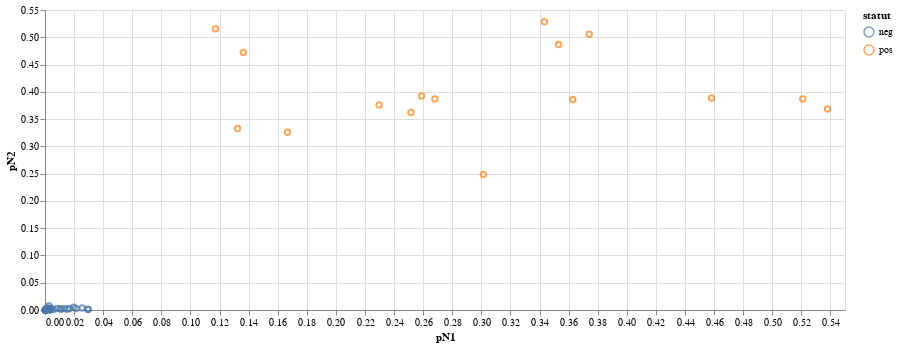

The notebook cell saved with this chart:
### Code cell
alt.Chart(all_df[all_df.pool.str.contains(r"190")]).mark_point().encode(
    x="pN1",
    y="pN2",
    color="statut",
    tooltip="comment").properties(width=800, height=300)

### Figure 1 — Vega-Lite specification as saved in the notebook (floating-point values rounded to 4 significant figures)
{"config": {"view": {"continuousWidth": 400, "continuousHeight": 300}}, "data": {"name": "data-efed47118bf0d67ded3a0b1ae2d8f3b2"}, "mark": "point", "encoding": {"color": {"type": "nominal", "field": "statut"}, "tooltip": {"type": "nominal", "field": "comment"}, "x": {"type": "quantitative", "field": "pN1"}, "y": {"type": "quantitative", "field": "pN2"}}, "height": 300, "width": 800, "$schema": "https://vega.github.io/schema/vega-lite/v4.8.1.json", "datasets": {"data-efed47118bf0d67ded3a0b1ae2d8f3b2": [{"Unnamed: 0": 192, "well": "A1", "filename": "A1.fastq", "TOTAL": 476696, "FORWARD_PRIMER_N1": 240573, "FORWARD_PRIMER_N2": 190362, "FORWARD_PRIMER_HUMAN": 12218, "N1": 248348, "N2": 184439, "HUMAIN": 11349, "SPIKE_N1": 3, "SPIKE_N2": 0, "SPIKE_HUMAN": 0, "pN1": 0.521, "pN2": 0.3869, "pH": 0.02381, "pSN1": 6.293e-06, "pSN2": 0.0, "pSH": 0.0, "pool": "190-701.demux.txt", "barcode": "CCCGTAGTTATTTAT", "statut": "pos", "comment": "9dil10"}, {"Unnamed: 0": 193, "well": "B1", "filename": "B1.fastq", "TOTAL": 103985, "FORWARD_PRIMER_N1": 36701, "FORWARD_PRIMER_N2": 41578, "FORWARD_PRIMER_HUMAN": 19272, "N1": 37736, "N2": 40113, "HUMAIN": 17864, "SPIKE_N1": 0, "SPIKE_N2": 3, "SPIKE_HUMAN": 0, "pN1": 0.3629, "pN2": 0.3858, "pH": 0.1718, "pSN1": 0.0, "pSN2": 2.885e-05, "pSH": 0.0, "pool": "190-701.demux.txt", "barcode": "TCGACCACTACTAAT", "statut": "pos", "comment": "9dil100"}, {"Unnamed: 0": 194, "well": "C1", "filename": "C1.fastq", "TOTAL": 23456, "FORWARD_PRIMER_N1": 2701, "FORWARD_PRIMER_N2": 12442, "FORWARD_PRIMER_HUMAN": 7113, "N1": 2750, "N2": 12095, "HUMAIN": 6634, "SPIKE_N1": 1, "SPIKE_N2": 1, "SPIKE_HUMAN": 4, "pN1": 0.1172, "pN2": 0.5156, "pH": 0.2828, "pSN1": 4.263e-05, "pSN2": 4.263e-05, "pSH": 0.0001705, "pool": "190-701.demux.txt", "barcode": "TAGTTTATCTTAAAT", "statut": "pos", "comment": "9dil1000"}, {"Unnamed: 0": 195, "well": "D1", "filename": "D1.fastq", "TOTAL": 25402, "FORWARD_PRIMER_N1": 5657, "FORWARD_PRIMER_N2": 9891, "FORWARD_PRIMER_HUMAN": 8402, "N1": 5835, "N2": 9545, "HUMAIN": 7865, "SPIKE_N1": 0, "SPIKE_N2": 2, "SPIKE_HUMAN": 5, "pN1": 0.2297, "pN2": 0.3758, "pH": 0.3096, "pSN1": 0.0, "pSN2": 7.873e-05, "pSH": 0.0001968, "pool": "190-701.demux.txt", "barcode": "GTTAGTATGATCTAT", "statut": "pos", "comment": "9dil1000"}, {"Unnamed: 0": 196, "well": "E1", "filename": "E1.fastq", "TOTAL": 164914, "FORWARD_PRIMER_N1": 59996, "FORWARD_PRIMER_N2": 86250, "FORWARD_PRIMER_HUMAN": 8484, "N1": 61713, "N2": 83386, "HUMAIN": 7887, "SPIKE_N1": 0, "SPIKE_N2": 0, "SPIKE_HUMAN": 0, "pN1": 0.3742, "pN2": 0.5056, "pH": 0.04782, "pSN1": 0.0, "pSN2": 0.0, "pSH": 0.0, "pool": "190-701.demux.txt", "barcode": "TTTAGATGTACTATT", "statut": "pos", "comment": "10dil10"}, {"Unnamed: 0": 197, "well": "F1", "filename": "F1.fastq", "TOTAL": 56615, "FORWARD_PRIMER_N1": 14803, "FORWARD_PRIMER_N2": 23233, "FORWARD_PRIMER_HUMAN": 15337, "N1": 15178, "N2": 21897, "HUMAIN": 14347, "SPIKE_N1": 3, "SPIKE_N2": 2, "SPIKE_HUMAN": 0, "pN1": 0.2681, "pN2": 0.3868, "pH": 0.2534, "pSN1": 5.299e-05, "pSN2": 3.533e-05, "pSH": 0.0, "pool": "190-701.demux.txt", "barcode": "CTATCACATGTACTA", "statut": "pos", "comment": "10dil100"}, {"Unnamed: 0": 198, "well": "G1", "filename": "G1.fastq", "TOTAL": 6637, "FORWARD_PRIMER_N1": 1630, "FORWARD_PRIMER_N2": 2677, "FORWARD_PRIMER_HUMAN": 1926, "N1": 1670, "N2": 2404, "HUMAIN": 1822, "SPIKE_N1": 0, "SPIKE_N2": 0, "SPIKE_HUMAN": 0, "pN1": 0.2516, "pN2": 0.3622, "pH": 0.2745, "pSN1": 0.0, "pSN2": 0.0, "pSH": 0.0, "pool": "190-701.demux.txt", "barcode": "TATTTACCCTAATAT", "statut": "pos", "comment": "10dil1000"}, {"Unnamed: 0": 199, "well": "H1", "filename": "H1.fastq", "TOTAL": 8069, "FORWARD_PRIMER_N1": 1334, "FORWARD_PRIMER_N2": 5112, "FORWARD_PRIMER_HUMAN": 1221, "N1": 1345, "N2": 2631, "HUMAIN": 1139, "SPIKE_N1": 0, "SPIKE_N2": 0, "SPIKE_HUMAN": 0, "pN1": 0.1667, "pN2": 0.3261, "pH": 0.1412, "pSN1": 0.0, "pSN2": 0.0, "pSH": 0.0, "pool": "190-701.demux.txt", "barcode": "ACTAGATATAAATAT", "statut": "pos", "comment": "10dil1000"}, {"Unnamed: 0": 200, "well": "A2", "filename": "A2.fastq", "TOTAL": 569336, "FORWARD_PRIMER_N1": 304441, "FORWARD_PRIMER_N2": 220479, "FORWARD_PRIMER_HUMAN": 3128, "N1": 306270, "N2": 209846, "HUMAIN": 2853, "SPIKE_N1": 0, "SPIKE_N2": 0, "SPIKE_HUMAN": 0, "pN1": 0.5379, "pN2": 0.3686, "pH": 0.005011, "pSN1": 0.0, "pSN2": 0.0, "pSH": 0.0, "pool": "190-702.demux.txt", "barcode": "TAACAATTATCCTAT", "statut": "pos", "comment": "9dil10"}, {"Unnamed: 0": 201, "well": "B2", "filename": "B2.fastq", "TOTAL": 52661, "FORWARD_PRIMER_N1": 23890, "FORWARD_PRIMER_N2": 21741, "FORWARD_PRIMER_HUMAN": 3352, "N1": 24130, "N2": 20466, "HUMAIN": 3079, "SPIKE_N1": 0, "SPIKE_N2": 0, "SPIKE_HUMAN": 0, "pN1": 0.4582, "pN2": 0.3886, "pH": 0.05847, "pSN1": 0.0, "pSN2": 0.0, "pSH": 0.0, "pool": "190-702.demux.txt", "barcode": "ACTAACTACCTTTAT", "statut": "pos", "comment": "9dil100"}, {"Unnamed: 0": 202, "well": "C2", "filename": "C2.fastq", "TOTAL": 11030, "FORWARD_PRIMER_N1": 1523, "FORWARD_PRIMER_N2": 5578, "FORWARD_PRIMER_HUMAN": 3292, "N1": 1504, "N2": 5205, "HUMAIN": 2979, "SPIKE_N1": 0, "SPIKE_N2": 0, "SPIKE_HUMAN": 0, "pN1": 0.1364, "pN2": 0.4719, "pH": 0.2701, "pSN1": 0.0, "pSN2": 0.0, "pSH": 0.0, "pool": "190-702.demux.txt", "barcode": "GTGTTAAACTACTAT", "statut": "pos", "comment": "9dil1000"}, {"Unnamed: 0": 203, "well": "D2", "filename": "D2.fastq", "TOTAL": 12333, "FORWARD_PRIMER_N1": 3188, "FORWARD_PRIMER_N2": 5151, "FORWARD_PRIMER_HUMAN": 3230, "N1": 3194, "N2": 4837, "HUMAIN": 2923, "SPIKE_N1": 0, "SPIKE_N2": 0, "SPIKE_HUMAN": 0, "pN1": 0.259, "pN2": 0.3922, "pH": 0.237, "pSN1": 0.0, "pSN2": 0.0, "pSH": 0.0, "pool": "190-702.demux.txt", "barcode": "TAACTATGAGTATAT", "statut": "pos", "comment": "9dil1000"}, {"Unnamed: 0": 204, "well": "E2", "filename": "E2.fastq", "TOTAL": 120674, "FORWARD_PRIMER_N1": 41027, "FORWARD_PRIMER_N2": 67043, "FORWARD_PRIMER_HUMAN": 4870, "N1": 41434, "N2": 63772, "HUMAIN": 4454, "SPIKE_N1": 0, "SPIKE_N2": 0, "SPIKE_HUMAN": 0, "pN1": 0.3434, "pN2": 0.5285, "pH": 0.03691, "pSN1": 0.0, "pSN2": 0.0, "pSH": 0.0, "pool": "190-702.demux.txt", "barcode": "TAAAGATCCCTATAT", "statut": "pos", "comment": "10dil10"}, {"Unnamed: 0": 205, "well": "F2", "filename": "F2.fastq", "TOTAL": 12681, "FORWARD_PRIMER_N1": 4440, "FORWARD_PRIMER_N2": 6495, "FORWARD_PRIMER_HUMAN": 958, "N1": 4478, "N2": 6173, "HUMAIN": 866, "SPIKE_N1": 0, "SPIKE_N2": 0, "SPIKE_HUMAN": 0, "pN1": 0.3531, "pN2": 0.4868, "pH": 0.06829, "pSN1": 0.0, "pSN2": 0.0, "pSH": 0.0, "pool": "190-702.demux.txt", "barcode": "TAATTTAGATAATAT", "statut": "pos", "comment": "10dil100"}, {"Unnamed: 0": 206, "well": "G2", "filename": "G2.fastq", "TOTAL": 9879, "FORWARD_PRIMER_N1": 1381, "FORWARD_PRIMER_N2": 5107, "FORWARD_PRIMER_HUMAN": 2883, "N1": 1308, "N2": 3289, "HUMAIN": 2610, "SPIKE_N1": 0, "SPIKE_N2": 0, "SPIKE_HUMAN": 0, "pN1": 0.1324, "pN2": 0.3329, "pH": 0.2642, "pSN1": 0.0, "pSN2": 0.0, "pSH": 0.0, "pool": "190-702.demux.txt", "barcode": "TAAGTTTCCCTAAAT", "statut": "pos", "comment": "10dil1000"}, {"Unnamed: 0": 207, "well": "H2", "filename": "H2.fastq", "TOTAL": 5641, "FORWARD_PRIMER_N1": 1707, "FORWARD_PRIMER_N2": 1557, "FORWARD_PRIMER_HUMAN": 1977, "N1": 1700, "N2": 1401, "HUMAIN": 1791, "SPIKE_N1": 0, "SPIKE_N2": 0, "SPIKE_HUMAN": 0, "pN1": 0.3014, "pN2": 0.2484, "pH": 0.3175, "pSN1": 0.0, "pSN2": 0.0, "pSH": 0.0, "pool": "190-702.demux.txt", "barcode": "TTTAGTTTATTTAAT", "statut": "pos", "comment": "10dil1000"}, {"Unnamed: 0": 208, "well": "A3", "filename": "A3.fastq", "TOTAL": 2786, "FORWARD_PRIMER_N1": 469, "FORWARD_PRIMER_N2": 661, "FORWARD_PRIMER_HUMAN": 1469, "N1": 7, "N2": 7, "HUMAIN": 98, "SPIKE_N1": 387, "SPIKE_N2": 515, "SPIKE_HUMAN": 1100, "pN1": 0.002513, "pN2": 0.002513, "pH": 0.03518, "pSN1": 0.1389, "pSN2": 0.1849, "pSH": 0.3948, "pool": "190-703.demux.txt", "barcode": "TGTACTTTAACTAAT", "statut": "neg", "comment": "0"}, {"Unnamed: 0": 209, "well": "B3", "filename": "B3.fastq", "TOTAL": 903367, "FORWARD_PRIMER_N1": 275194, "FORWARD_PRIMER_N2": 177207, "FORWARD_PRIMER_HUMAN": 386390, "N1": 19, "N2": 16, "HUMAIN": 204, "SPIKE_N1": 225877, "SPIKE_N2": 140603, "SPIKE_HUMAN": 314031, "pN1": 2.103e-05, "pN2": 1.771e-05, "pH": 0.0002258, "pSN1": 0.25, "pSN2": 0.1556, "pSH": 0.3476, "pool": "190-703.demux.txt", "barcode": "TGCACCCTCCTAAAT", "statut": "neg", "comment": "spike1"}, {"Unnamed: 0": 210, "well": "C3", "filename": "C3.fastq", "TOTAL": 244777, "FORWARD_PRIMER_N1": 47686, "FORWARD_PRIMER_N2": 59166, "FORWARD_PRIMER_HUMAN": 121340, "N1": 11, "N2": 8, "HUMAIN": 148, "SPIKE_N1": 38989, "SPIKE_N2": 47073, "SPIKE_HUMAN": 98092, "pN1": 4.494e-05, "pN2": 3.268e-05, "pH": 0.0006046, "pSN1": 0.1593, "pSN2": 0.1923, "pSH": 0.4007, "pool": "190-703.demux.txt", "barcode": "CTTCTACTCTTATAT", "statut": "neg", "comment": "spike2"}, {"Unnamed: 0": 211, "well": "D3", "filename": "D3.fastq", "TOTAL": 5320, "FORWARD_PRIMER_N1": 1633, "FORWARD_PRIMER_N2": 1234, "FORWARD_PRIMER_HUMAN": 2105, "N1": 13, "N2": 3, "HUMAIN": 72, "SPIKE_N1": 1299, "SPIKE_N2": 967, "SPIKE_HUMAN": 1629, "pN1": 0.002444, "pN2": 0.0005639, "pH": 0.01353, "pSN1": 0.2442, "pSN2": 0.1818, "pSH": 0.3062, "pool": "190-703.demux.txt", "barcode": "TGTGAAACTTATAAT", "statut": "neg", "comment": "spike4"}, {"Unnamed: 0": 212, "well": "E3", "filename": "E3.fastq", "TOTAL": 60699, "FORWARD_PRIMER_N1": 13682, "FORWARD_PRIMER_N2": 13046, "FORWARD_PRIMER_HUMAN": 29839, "N1": 16, "N2": 12, "HUMAIN": 242, "SPIKE_N1": 11180, "SPIKE_N2": 10409, "SPIKE_HUMAN": 24074, "pN1": 0.0002636, "pN2": 0.0001977, "pH": 0.003987, "pSN1": 0.1842, "pSN2": 0.1715, "pSH": 0.3966, "pool": "190-703.demux.txt", "barcode": "ACCTCGACTATTTAT", "statut": "neg", "comment": "spike8"}, {"Unnamed: 0": 213, "well": "F3", "filename": "F3.fastq", "TOTAL": 20859, "FORWARD_PRIMER_N1": 6353, "FORWARD_PRIMER_N2": 6683, "FORWARD_PRIMER_HUMAN": 6421, "N1": 5, "N2": 4, "HUMAIN": 46, "SPIKE_N1": 5219, "SPIKE_N2": 5209, "SPIKE_HUMAN": 5147, "pN1": 0.0002397, "pN2": 0.0001918, "pH": 0.002205, "pSN1": 0.2502, "pSN2": 0.2497, "pSH": 0.2468, "pool": "190-703.demux.txt", "barcode": "TTCATTATGTACTAT", "statut": "neg", "comment": "spike16"}, {"Unnamed: 0": 214, "well": "G3", "filename": "G3.fastq", "TOTAL": 2476, "FORWARD_PRIMER_N1": 313, "FORWARD_PRIMER_N2": 894, "FORWARD_PRIMER_HUMAN": 1098, "N1": 7, "N2": 3, "HUMAIN": 70, "SPIKE_N1": 253, "SPIKE_N2": 619, "SPIKE_HUMAN": 855, "pN1": 0.002827, "pN2": 0.001212, "pH": 0.02827, "pSN1": 0.1022, "pSN2": 0.25, "pSH": 0.3453, "pool": "190-703.demux.txt", "barcode": "AAGTGTTAGTTTAAT", "statut": "neg", "comment": "0"}, {"Unnamed: 0": 215, "well": "H3", "filename": "H3.fastq", "TOTAL": 2147, "FORWARD_PRIMER_N1": 422, "FORWARD_PRIMER_N2": 519, "FORWARD_PRIMER_HUMAN": 1037, "N1": 9, "N2": 7, "HUMAIN": 75, "SPIKE_N1": 346, "SPIKE_N2": 357, "SPIKE_HUMAN": 782, "pN1": 0.004192, "pN2": 0.00326, "pH": 0.03493, "pSN1": 0.1612, "pSN2": 0.1663, "pSH": 0.3642, "pool": "190-703.demux.txt", "barcode": "AAAGGTTTCACATAT", "statut": "neg", "comment": "0"}, {"Unnamed: 0": 216, "well": "A5", "filename": "A5.fastq", "TOTAL": 2373, "FORWARD_PRIMER_N1": 355, "FORWARD_PRIMER_N2": 613, "FORWARD_PRIMER_HUMAN": 1245, "N1": 7, "N2": 4, "HUMAIN": 103, "SPIKE_N1": 288, "SPIKE_N2": 456, "SPIKE_HUMAN": 938, "pN1": 0.00295, "pN2": 0.001686, "pH": 0.0434, "pSN1": 0.1214, "pSN2": 0.1922, "pSH": 0.3953, "pool": "190-703.demux.txt", "barcode": "TACCACTTTATCTAT", "statut": "neg", "comment": "41"}, {"Unnamed: 0": 217, "well": "B5", "filename": "B5.fastq", "TOTAL": 3421, "FORWARD_PRIMER_N1": 553, "FORWARD_PRIMER_N2": 1147, "FORWARD_PRIMER_HUMAN": 1520, "N1": 12, "N2": 7, "HUMAIN": 139, "SPIKE_N1": 457, "SPIKE_N2": 892, "SPIKE_HUMAN": 1142, "pN1": 0.003508, "pN2": 0.002046, "pH": 0.04063, "pSN1": 0.1336, "pSN2": 0.2607, "pSH": 0.3338, "pool": "190-703.demux.txt", "barcode": "AACTTTAGTATCTAT", "statut": "neg", "comment": "42"}, {"Unnamed: 0": 218, "well": "C5", "filename": "C5.fastq", "TOTAL": 4851, "FORWARD_PRIMER_N1": 295, "FORWARD_PRIMER_N2": 1692, "FORWARD_PRIMER_HUMAN": 2575, "N1": 2, "N2": 7, "HUMAIN": 222, "SPIKE_N1": 241, "SPIKE_N2": 1287, "SPIKE_HUMAN": 1928, "pN1": 0.0004123, "pN2": 0.001443, "pH": 0.04576, "pSN1": 0.04968, "pSN2": 0.2653, "pSH": 0.3974, "pool": "190-703.demux.txt", "barcode": "AAGTTTAACTCCTAT", "statut": "neg", "comment": "43"}, {"Unnamed: 0": 219, "well": "D5", "filename": "D5.fastq", "TOTAL": 3195, "FORWARD_PRIMER_N1": 760, "FORWARD_PRIMER_N2": 891, "FORWARD_PRIMER_HUMAN": 1338, "N1": 9, "N2": 2, "HUMAIN": 75, "SPIKE_N1": 608, "SPIKE_N2": 697, "SPIKE_HUMAN": 1044, "pN1": 0.002817, "pN2": 0.000626, "pH": 0.02347, "pSN1": 0.1903, "pSN2": 0.2182, "pSH": 0.3268, "pool": "190-703.demux.txt", "barcode": "GTGATAGAGTATAAT", "statut": "neg", "comment": "44"}, {"Unnamed: 0": 220, "well": "E5", "filename": "E5.fastq", "TOTAL": 377, "FORWARD_PRIMER_N1": 59, "FORWARD_PRIMER_N2": 132, "FORWARD_PRIMER_HUMAN": 163, "N1": 1, "N2": 3, "HUMAIN": 14, "SPIKE_N1": 11, "SPIKE_N2": 103, "SPIKE_HUMAN": 113, "pN1": 0.002653, "pN2": 0.007958, "pH": 0.03714, "pSN1": 0.02918, "pSN2": 0.2732, "pSH": 0.2997, "pool": "190-703.demux.txt", "barcode": "AAATAATAATAGTAT", "statut": "neg", "comment": "45"}, {"Unnamed: 0": 221, "well": "F5", "filename": "F5.fastq", "TOTAL": 1351, "FORWARD_PRIMER_N1": 226, "FORWARD_PRIMER_N2": 536, "FORWARD_PRIMER_HUMAN": 521, "N1": 2, "N2": 5, "HUMAIN": 42, "SPIKE_N1": 191, "SPIKE_N2": 389, "SPIKE_HUMAN": 383, "pN1": 0.00148, "pN2": 0.003701, "pH": 0.03109, "pSN1": 0.1414, "pSN2": 0.2879, "pSH": 0.2835, "pool": "190-703.demux.txt", "barcode": "CCAAGATCTATTTAT", "statut": "neg", "comment": "46"}, {"Unnamed: 0": 222, "well": "G5", "filename": "G5.fastq", "TOTAL": 3635, "FORWARD_PRIMER_N1": 585, "FORWARD_PRIMER_N2": 1195, "FORWARD_PRIMER_HUMAN": 1618, "N1": 11, "N2": 9, "HUMAIN": 137, "SPIKE_N1": 473, "SPIKE_N2": 949, "SPIKE_HUMAN": 1224, "pN1": 0.003026, "pN2": 0.002476, "pH": 0.03769, "pSN1": 0.1301, "pSN2": 0.2611, "pSH": 0.3367, "pool": "190-703.demux.txt", "barcode": "TGATACTATTGATAT", "statut": "neg", "comment": "47"}, {"Unnamed: 0": 223, "well": "H5", "filename": "H5.fastq", "TOTAL": 2328, "FORWARD_PRIMER_N1": 226, "FORWARD_PRIMER_N2": 989, "FORWARD_PRIMER_HUMAN": 959, "N1": 3, "N2": 4, "HUMAIN": 61, "SPIKE_N1": 196, "SPIKE_N2": 623, "SPIKE_HUMAN": 744, "pN1": 0.001289, "pN2": 0.001718, "pH": 0.0262, "pSN1": 0.08419, "pSN2": 0.2676, "pSH": 0.3196, "pool": "190-703.demux.txt", "barcode": "CTTTGAGATAATTAT", "statut": "neg", "comment": "48"}, {"Unnamed: 0": 224, "well": "A4", "filename": "A4.fastq", "TOTAL": 4048, "FORWARD_PRIMER_N1": 886, "FORWARD_PRIMER_N2": 1004, "FORWARD_PRIMER_HUMAN": 1907, "N1": 68, "N2": 11, "HUMAIN": 184, "SPIKE_N1": 703, "SPIKE_N2": 239, "SPIKE_HUMAN": 1471, "pN1": 0.0168, "pN2": 0.002717, "pH": 0.04545, "pSN1": 0.1737, "pSN2": 0.05904, "pSH": 0.3634, "pool": "190-705.demux.txt", "barcode": "AAGATAGTTTAGTAT", "statut": "neg", "comment": "0"}, {"Unnamed: 0": 225, "well": "B4", "filename": "B4.fastq", "TOTAL": 447015, "FORWARD_PRIMER_N1": 185857, "FORWARD_PRIMER_N2": 24202, "FORWARD_PRIMER_HUMAN": 207465, "N1": 296, "N2": 19, "HUMAIN": 992, "SPIKE_N1": 160422, "SPIKE_N2": 19318, "SPIKE_HUMAN": 178703, "pN1": 0.0006622, "pN2": 4.25e-05, "pH": 0.002219, "pSN1": 0.3589, "pSN2": 0.04322, "pSH": 0.3998, "pool": "190-705.demux.txt", "barcode": "GAAACCTATCTAAAT", "statut": "neg", "comment": "spike1"}, {"Unnamed: 0": 226, "well": "C4", "filename": "C4.fastq", "TOTAL": 22746, "FORWARD_PRIMER_N1": 5658, "FORWARD_PRIMER_N2": 3565, "FORWARD_PRIMER_HUMAN": 12131, "N1": 26, "N2": 13, "HUMAIN": 95, "SPIKE_N1": 4890, "SPIKE_N2": 2456, "SPIKE_HUMAN": 10533, "pN1": 0.001143, "pN2": 0.0005715, "pH": 0.004177, "pSN1": 0.215, "pSN2": 0.108, "pSH": 0.4631, "pool": "190-705.demux.txt", "barcode": "TATTATTTAGTTAAT", "statut": "neg", "comment": "spike2"}, {"Unnamed: 0": 227, "well": "D4", "filename": "D4.fastq", "TOTAL": 55223, "FORWARD_PRIMER_N1": 19397, "FORWARD_PRIMER_N2": 4237, "FORWARD_PRIMER_HUMAN": 28111, "N1": 217, "N2": 18, "HUMAIN": 433, "SPIKE_N1": 16615, "SPIKE_N2": 2764, "SPIKE_HUMAN": 23895, "pN1": 0.00393, "pN2": 0.000326, "pH": 0.007841, "pSN1": 0.3009, "pSN2": 0.05005, "pSH": 0.4327, "pool": "190-705.demux.txt", "barcode": "ACCACCCATATTTAT", "statut": "neg", "comment": "spike4"}, {"Unnamed: 0": 228, "well": "E4", "filename": "E4.fastq", "TOTAL": 16353, "FORWARD_PRIMER_N1": 5399, "FORWARD_PRIMER_N2": 2156, "FORWARD_PRIMER_HUMAN": 7795, "N1": 92, "N2": 11, "HUMAIN": 215, "SPIKE_N1": 4626, "SPIKE_N2": 1216, "SPIKE_HUMAN": 6608, "pN1": 0.005626, "pN2": 0.0006727, "pH": 0.01315, "pSN1": 0.2829, "pSN2": 0.07436, "pSH": 0.4041, "pool": "190-705.demux.txt", "barcode": "CCTCGTTATTTATAT", "statut": "neg", "comment": "spike8"}, {"Unnamed: 0": 229, "well": "F4", "filename": "F4.fastq", "TOTAL": 11146, "FORWARD_PRIMER_N1": 4358, "FORWARD_PRIMER_N2": 1527, "FORWARD_PRIMER_HUMAN": 4589, "N1": 125, "N2": 13, "HUMAIN": 179, "SPIKE_N1": 3624, "SPIKE_N2": 646, "SPIKE_HUMAN": 3757, "pN1": 0.01121, "pN2": 0.001166, "pH": 0.01606, "pSN1": 0.3251, "pSN2": 0.05796, "pSH": 0.3371, "pool": "190-705.demux.txt", "barcode": "TGCACCTATAATAAT", "statut": "neg", "comment": "spike16"}, {"Unnamed: 0": 230, "well": "G4", "filename": "G4.fastq", "TOTAL": 2178, "FORWARD_PRIMER_N1": 394, "FORWARD_PRIMER_N2": 745, "FORWARD_PRIMER_HUMAN": 917, "N1": 43, "N2": 11, "HUMAIN": 76, "SPIKE_N1": 299, "SPIKE_N2": 148, "SPIKE_HUMAN": 730, "pN1": 0.01974, "pN2": 0.005051, "pH": 0.03489, "pSN1": 0.1373, "pSN2": 0.06795, "pSH": 0.3352, "pool": "190-705.demux.txt", "barcode": "CTACTATGATACTAT", "statut": "neg", "comment": "0"}, {"Unnamed: 0": 231, "well": "H4", "filename": "H4.fastq", "TOTAL": 77223, "FORWARD_PRIMER_N1": 1541, "FORWARD_PRIMER_N2": 67016, "FORWARD_PRIMER_HUMAN": 5023, "N1": 52, "N2": 7, "HUMAIN": 335, "SPIKE_N1": 1251, "SPIKE_N2": 639, "SPIKE_HUMAN": 3616, "pN1": 0.0006734, "pN2": 9.065e-05, "pH": 0.004338, "pSN1": 0.0162, "pSN2": 0.008275, "pSH": 0.04683, "pool": "190-705.demux.txt", "barcode": "TGATCTACTTATAAT", "statut": "neg", "comment": "0"}, {"Unnamed: 0": 232, "well": "A6", "filename": "A6.fastq", "TOTAL": 2417, "FORWARD_PRIMER_N1": 434, "FORWARD_PRIMER_N2": 444, "FORWARD_PRIMER_HUMAN": 1354, "N1": 25, "N2": 6, "HUMAIN": 116, "SPIKE_N1": 339, "SPIKE_N2": 140, "SPIKE_HUMAN": 1058, "pN1": 0.01034, "pN2": 0.002482, "pH": 0.04799, "pSN1": 0.1403, "pSN2": 0.05792, "pSH": 0.4377, "pool": "190-705.demux.txt", "barcode": "TCTAGAGGACTAAAT", "statut": "neg", "comment": "96"}, {"Unnamed: 0": 233, "well": "B6", "filename": "B6.fastq", "TOTAL": 7691, "FORWARD_PRIMER_N1": 1572, "FORWARD_PRIMER_N2": 1222, "FORWARD_PRIMER_HUMAN": 4275, "N1": 118, "N2": 11, "HUMAIN": 265, "SPIKE_N1": 1229, "SPIKE_N2": 283, "SPIKE_HUMAN": 2735, "pN1": 0.01534, "pN2": 0.00143, "pH": 0.03446, "pSN1": 0.1598, "pSN2": 0.0368, "pSH": 0.3556, "pool": "190-705.demux.txt", "barcode": "AAACTACCTATAAAT", "statut": "neg", "comment": "96"}, {"Unnamed: 0": 234, "well": "C6", "filename": "C6.fastq", "TOTAL": 4530, "FORWARD_PRIMER_N1": 383, "FORWARD_PRIMER_N2": 1062, "FORWARD_PRIMER_HUMAN": 2817, "N1": 38, "N2": 12, "HUMAIN": 285, "SPIKE_N1": 293, "SPIKE_N2": 259, "SPIKE_HUMAN": 2125, "pN1": 0.008389, "pN2": 0.002649, "pH": 0.06291, "pSN1": 0.06468, "pSN2": 0.05717, "pSH": 0.4691, "pool": "190-705.demux.txt", "barcode": "CATTAGTAGTTATAT", "statut": "neg", "comment": "96"}, {"Unnamed: 0": 235, "well": "D6", "filename": "D6.fastq", "TOTAL": 6309, "FORWARD_PRIMER_N1": 1482, "FORWARD_PRIMER_N2": 1095, "FORWARD_PRIMER_HUMAN": 3327, "N1": 186, "N2": 8, "HUMAIN": 279, "SPIKE_N1": 1099, "SPIKE_N2": 249, "SPIKE_HUMAN": 2618, "pN1": 0.02948, "pN2": 0.001268, "pH": 0.04422, "pSN1": 0.1742, "pSN2": 0.03947, "pSH": 0.415, "pool": "190-705.demux.txt", "barcode": "ACAACCCTAATAAAT", "statut": "neg", "comment": "96"}, {"Unnamed: 0": 236, "well": "E6", "filename": "E6.fastq", "TOTAL": 3808, "FORWARD_PRIMER_N1": 558, "FORWARD_PRIMER_N2": 1052, "FORWARD_PRIMER_HUMAN": 1974, "N1": 51, "N2": 11, "HUMAIN": 177, "SPIKE_N1": 399, "SPIKE_N2": 233, "SPIKE_HUMAN": 1507, "pN1": 0.01339, "pN2": 0.002889, "pH": 0.04648, "pSN1": 0.1048, "pSN2": 0.06119, "pSH": 0.3957, "pool": "190-705.demux.txt", "barcode": "TACCTATTTATTAAT", "statut": "neg", "comment": "96"}, {"Unnamed: 0": 237, "well": "F6", "filename": "F6.fastq", "TOTAL": 5933, "FORWARD_PRIMER_N1": 1280, "FORWARD_PRIMER_N2": 1197, "FORWARD_PRIMER_HUMAN": 3024, "N1": 152, "N2": 23, "HUMAIN": 384, "SPIKE_N1": 784, "SPIKE_N2": 285, "SPIKE_HUMAN": 2217, "pN1": 0.02562, "pN2": 0.003877, "pH": 0.06472, "pSN1": 0.1321, "pSN2": 0.04804, "pSH": 0.3737, "pool": "190-705.demux.txt", "barcode": "ACCCTTTGATACTAT", "statut": "neg", "comment": "96"}, {"Unnamed: 0": 238, "well": "G6", "filename": "G6.fastq", "TOTAL": 6939, "FORWARD_PRIMER_N1": 1664, "FORWARD_PRIMER_N2": 956, "FORWARD_PRIMER_HUMAN": 3839, "N1": 148, "N2": 20, "HUMAIN": 350, "SPIKE_N1": 1267, "SPIKE_N2": 232, "SPIKE_HUMAN": 2939, "pN1": 0.02133, "pN2": 0.002882, "pH": 0.05044, "pSN1": 0.1826, "pSN2": 0.03343, "pSH": 0.4235, "pool": "190-705.demux.txt", "barcode": "TCTCGTCTACTAAAT", "statut": "neg", "comment": "96"}, {"Unnamed: 0": 239, "well": "H6", "filename": "H6.fastq", "TOTAL": 5577, "FORWARD_PRIMER_N1": 1288, "FORWARD_PRIMER_N2": 1050, "FORWARD_PRIMER_HUMAN": 2813, "N1": 166, "N2": 6, "HUMAIN": 325, "SPIKE_N1": 842, "SPIKE_N2": 242, "SPIKE_HUMAN": 2105, "pN1": 0.02977, "pN2": 0.001076, "pH": 0.05828, "pSN1": 0.151, "pSN2": 0.04339, "pSH": 0.3774, "pool": "190-705.demux.txt", "barcode": "TCCCTACCACCTTAT", "statut": "neg", "comment": "96"}]}}
